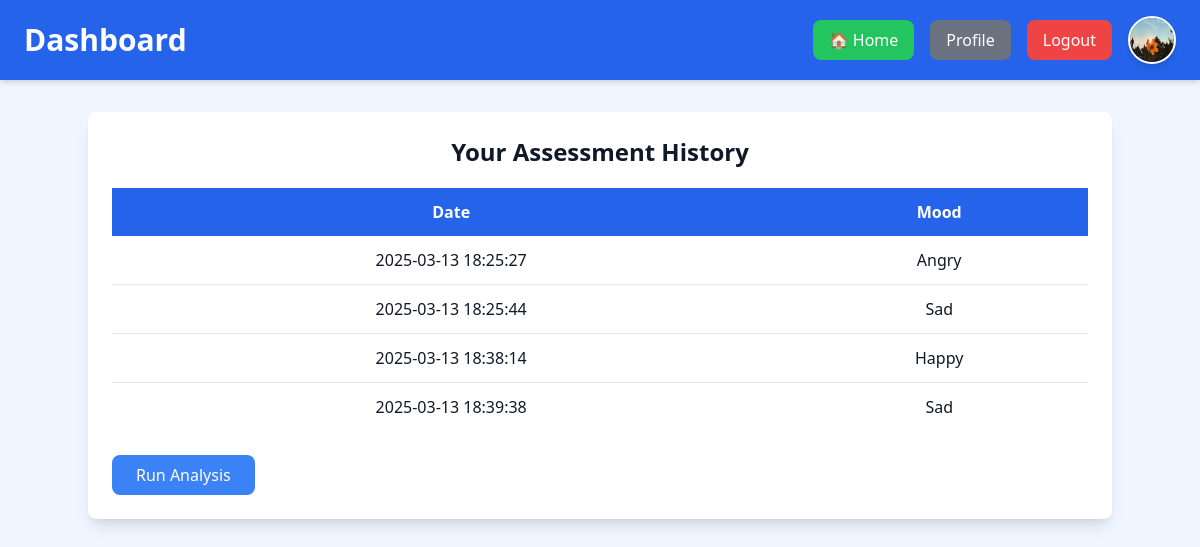
The app's page /dashboard (signed in) with its own data.
### tables this page shows
CREATE TABLE users (
    id INTEGER PRIMARY KEY,
        name TEXT,
            email TEXT UNIQUE,
                password TEXT
                , age INTEGER DEFAULT NULL, gender TEXT DEFAULT NULL, profile_pic TEXT DEFAULT 'default.png');

CREATE TABLE assessments (
    id INTEGER PRIMARY KEY,
        user_id INTEGER,
            mood TEXT,
                date TEXT,
                    FOREIGN KEY (user_id) REFERENCES users (id)
                    );

### app.py (the view)
@app.route('/dashboard')
def dashboard():
    if 'user_id' not in session:
        return redirect(url_for('login'))
    profile_pic = get_profile_picture()
    conn = sqlite3.connect(DB_PATH)
    c = conn.cursor()
    c.execute("SELECT mood, date FROM assessments WHERE user_id=?", (session['user_id'],))
    assessments = c.fetchall()
    conn.close()
    mood_counts = {}
    for mood, _ in assessments:
        mood_counts[mood] = mood_counts.get(mood, 0) + 1
    most_frequent_mood = max(mood_counts, key=mood_counts.get, default="No data")
    return render_template('dashboard.html', profile_pic=profile_pic, assessments=assessments, most_frequent_mood=most_frequent_mood)

### app.py (called while the page is built)
def get_profile_picture():
    if 'user_id' in session:
        conn = sqlite3.connect(DB_PATH)
        c = conn.cursor()
        c.execute("SELECT profile_pic FROM users WHERE id=?", (session['user_id'],))
        user = c.fetchone()
        conn.close()
        return user[0] if user and user[0] else "default.png"
    return "default.png"  # Always return default if user is not logged in

### templates/dashboard.html (shortened to what this page needs)
<!DOCTYPE html>
<html lang="en">
<head>
    <script src="https://cdn.tailwindcss.com"></script>
</head>
<body class="bg-blue-50 text-gray-900">
    <header class="bg-blue-600 text-white py-4 text-center shadow-md flex justify-between items-center px-6">
        <h1 class="text-3xl font-bold">Dashboard</h1>
        <div class="flex items-center space-x-4">
            <a href="{{ url_for('main_home') }}" class="px-4 py-2 bg-green-500 text-white rounded-lg hover:bg-green-600">🏠 Home</a>
            <a href="{{ url_for('profile') }}" class="px-4 py-2 bg-gray-500 text-white rounded-lg hover:bg-gray-600">Profile</a>
            <a href="{{ url_for('logout') }}" class="px-4 py-2 bg-red-500 text-white rounded-lg hover:bg-red-600">Logout</a>
            <a href="{{ url_for('profile') }}">
                <img src="{{ url_for('static', filename='profile_pics/' + profile_pic) }}"
                     alt="Profile Picture" class="w-12 h-12 rounded-full border-2 border-white shadow-md">
            </a>
        </div>
    </header>
    <main class="container mx-auto my-8 p-6 bg-white shadow-lg rounded-lg">
        <h2 class="text-2xl font-semibold text-center">Your Assessment History</h2>
        <div class="overflow-x-auto mt-5">
            {% if assessments %}
                <table class="w-full border-collapse shadow-md rounded-lg text-center">
                    <thead class="bg-blue-600 text-white">
                        <tr>
                            <th class="px-4 py-3">Date</th>
                            <th class="px-4 py-3">Mood</th>
                        </tr>
                    </thead>
                    <tbody class="bg-white divide-y divide-gray-200">
                        {% for mood, date in assessments %}
                        <tr class="hover:bg-gray-100">
                            <td class="px-4 py-3">{{ date }}</td>
                            <td class="px-4 py-3">{{ mood }}</td>
                        </tr>
                        {% endfor %}
                    </tbody>
                </table>
            {% else %}
                <p class="text-center text-gray-600 mt-4">No previous records. Please take an assessment.</p>
            {% endif %}
        </div>
        <button onclick="startAnalysis()" class="mt-6 bg-blue-500 text-white px-6 py-2 rounded-lg hover:bg-blue-600">Run Analysis</button>
</body>
</html>

### records on screen
users: profile_pic (picture)
assessments: date "2025-03-13 18:25:27", mood "Angry"
assessments: date "2025-03-13 18:25:44", mood "Sad"
assessments: date "2025-03-13 18:38:14", mood "Happy"
assessments: date "2025-03-13 18:39:38", mood "Sad"
